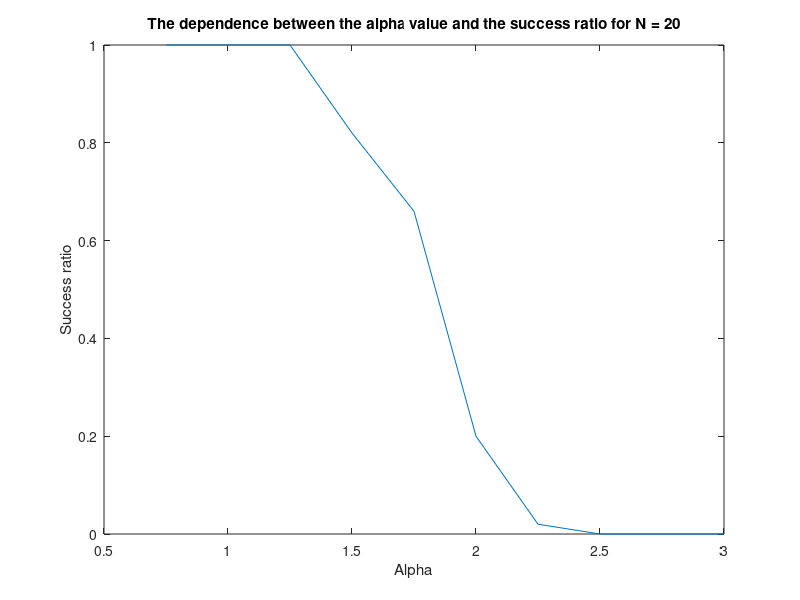

The MATLAB source for this figure:
% used matlab version: 2017b
% the script is ready to run

% change the N value underneath to obtain different results

% number of dimensions
N = 20;
% max number of epochs
n_max = 100;
% number of times we re-generate the data end re-run the perceptron
nd = 50;


% alphas range
alphas = 0.75:0.25:3;




% array to store the value of alpha and the corresponding number of successes 
n_of_successes = zeros(2,length(alphas));


% iterate over diferent alpha values
for setting=1:length(alphas)
    
    alpha = alphas(setting);

    % number of samples
    P = ceil(alpha*N);

    %number of times the perceptron converged
    success = 0;

    % re-generate the data nd times
    for run=1:nd
        % generate the data
        data = randn([P N]);

        % generate the labels
        labels=round(rand(P,1));
        labels(labels<1)=-1;

        % initialize the weights
        w = zeros(1, N);

        for epoch=1:n_max
            for sample=1:P
                % compute the actual output
                actual_output = w*data(sample, :)'*labels(sample);
                % update the weights
                if actual_output<=0
                    w = w + 1/N*(data(sample, :)*labels(sample));
                end
            end
            % calculate the number of miscalssified samples at the end of each epoch
            misclassified = sum(sign(sum(w.*data,2))~=labels);
            % if all the samples have been classified correctly, the algorithm has converged
            if misclassified==0
                break;
            end
        end
        % count the number of successful runs
        if misclassified==0 
            success=success+1;
        end
    end

    % save the results
    n_of_successes(1, setting) = alpha;
    n_of_successes(2, setting)=success;
    
end

disp(n_of_successes);

alpha_values = n_of_successes(1, :);
success_ratio = n_of_successes(2, :)./nd; %divide by the number of runs to obtain a value between 0 and 1

% plot the figure
figure
plot(alpha_values, success_ratio)
xlabel('Alpha')
ylabel('Success ratio')
X = sprintf('The dependence between the alpha value and the success ratio for N = %d', N);
title(X)




           
        
       
            
        
        
        
    




